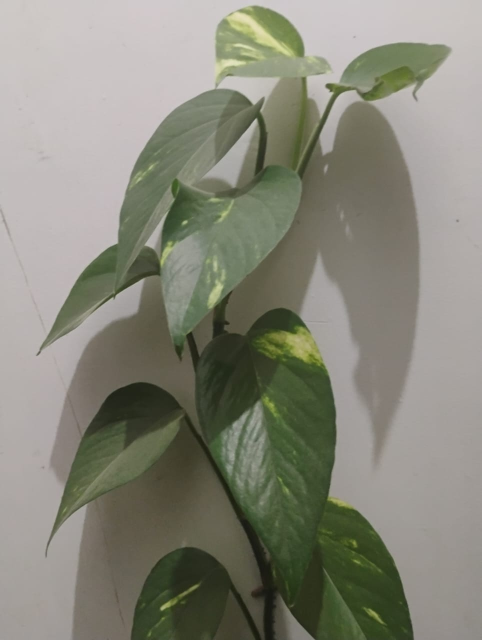
#> input picture real-photos/PHOTO-2026-06-30-19-21-39.jpg, 963 x 1280 px (shown at 1/2 size); its folder holds only this picture in this run
$ python -i explore.py   (imports and definitions only)
#> lines starting #> are read from the running program, lines starting #| are printed output that depends on the picture; after the words box and inside, x2 and y2 are one past the last pixel; in counts of white or black regions, pixels touching at a corner belong together
import os
import cv2
import numpy as np
from glob import glob
from PIL import Image
from pillow_heif import register_heif_opener

# [1 line not run here, left out]

def get_chroma_fft_peaks(img_path):
    try:
        img = Image.open(img_path).convert('RGB')
#> img is the input picture: PIL image 963x1280 RGB; mean R, G, B 134.8, 134.8, 121.6
    except Exception as e:
        return None

    img = img.resize((256, 256))
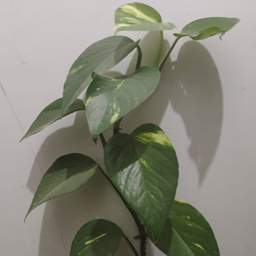
#> img: PIL image 256x256 RGB; mean R, G, B 134.8, 134.8, 121.6
    img = np.array(img)

    # Convert to YCrCb
    ycrcb = cv2.cvtColor(img, cv2.COLOR_RGB2YCrCb)
#> ycrcb: shape (256, 256, 3); mean of channels 0, 1, 2 133.3, 129.1, 121.4
    cr = ycrcb[:,:,1]
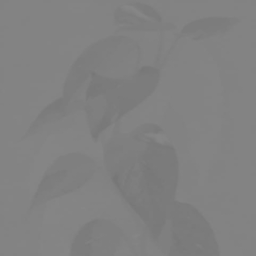
#> cr: shape (256, 256); min 118, max 134, mean 129.1
    cb = ycrcb[:,:,2]

    peaks = 0
    for channel in (cr, cb):
        f = np.fft.fft2(channel)
        fshift = np.fft.fftshift(f)
        mag = 20 * np.log(np.abs(fshift) + 1)

        h, w = mag.shape
        cy, cx = h // 2, w // 2
        cv2.circle(mag, (cx, cy), 20, 0, -1)

        peaks += np.sum(mag > (np.mean(mag) + 3*np.std(mag)))
#> this loop made 2 passes
#> (h, w, cy, cx, peaks) on passes 1 to 2: (256, 256, 128, 128, 48), (256, 256, 128, 128, 100)
#> pass 1, in get_chroma_fft_peaks, `mag = 20 * np.log(np.abs(fshift) + 1)`:
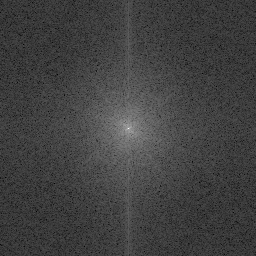
#> mag: shape (256, 256) float64; min 6.58, max 319, mean 86.7; drawn with min black and max white
#> pass 2, in get_chroma_fft_peaks, `mag = 20 * np.log(np.abs(fshift) + 1)`:
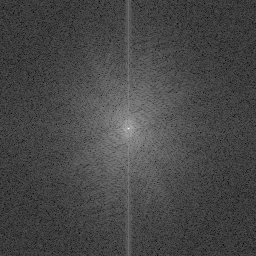
#> mag: shape (256, 256) float64; min 5.37, max 317.8, mean 93.1; drawn with min black and max white
#> after the loop:
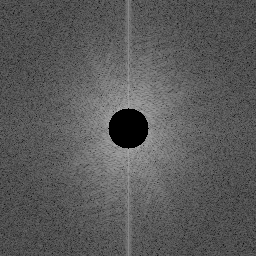
#> mag: shape (256, 256) float64; 1.92% of pixels changed, all inside (x1, y1, x2, y2) = (108, 108, 149, 149)
#> after the loop, peaks = 100

    return peaks

def main():
    real_paths = glob("Dataset/Real/*.*")
    screen_paths = glob("Dataset/Screen/*.*")

    real_peaks = []
    for p in real_paths:
        res = get_chroma_fft_peaks(p)
        if res is not None: real_peaks.append(res)

    screen_peaks = []
    for p in screen_paths:
        res = get_chroma_fft_peaks(p)
        if res is not None: screen_peaks.append(res)

    print("Real Peaks:", sorted(real_peaks))
    print("Screen Peaks:", sorted(screen_peaks))

    best_acc = 0
    best_thresh = 0
    for thresh in range(0, 100):
        # Predict screen if peaks > thresh
        correct_real = sum(1 for p in real_peaks if p <= thresh)
        correct_screen = sum(1 for p in screen_peaks if p > thresh)

        acc = (correct_real + correct_screen) / (len(real_peaks) + len(screen_peaks))
        if acc > best_acc:
            best_acc = acc
            best_thresh = thresh

    print(f"Chroma FFT Best Accuracy: {best_acc:.4f} at threshold {best_thresh}")

# [2 lines not run here, left out]

>>> result = get_chroma_fft_peaks('../real-photos/PHOTO-2026-06-30-19-21-39.jpg')
#> result = 100

$ run again, on real-photos/PHOTO-2026-06-30-19-21-41.jpg
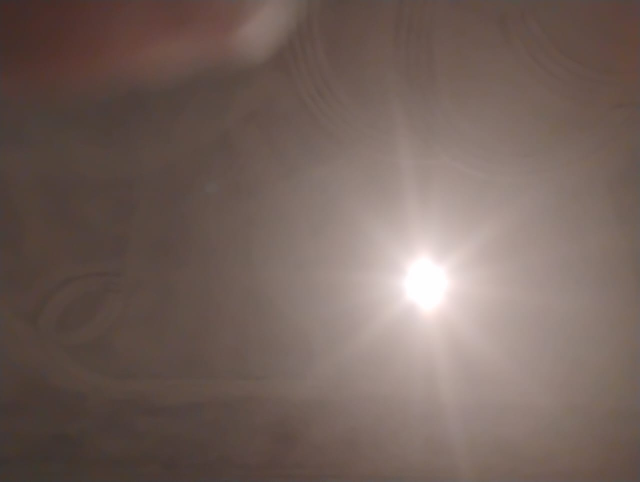
#> input picture real-photos/PHOTO-2026-06-30-19-21-41.jpg, 1280 x 963 px (shown at 1/2 size)
#> in get_chroma_fft_peaks, img is the input picture: PIL image 1280x963 RGB; mean R, G, B 116.3, 98.8, 92
#> img: PIL image 256x256 RGB
#> ycrcb: shape (256, 256, 3); mean of channels 0, 1, 2 103.2, 137.3, 121.7
#> the loop in get_chroma_fft_peaks, `for channel in (cr, cb):` made 2 passes
#> (h, w, cy, cx, peaks) on passes 1 to 2: (256, 256, 128, 128, 42), (256, 256, 128, 128, 46)
#> pass 1, in get_chroma_fft_peaks, `mag = 20 * np.log(np.abs(fshift) + 1)`:
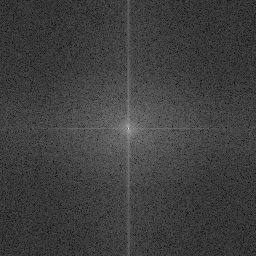
#> mag: shape (256, 256) float64; min 7.07, max 320.2, mean 85.3; drawn with min black and max white
#> after the loop in get_chroma_fft_peaks, `for channel in (cr, cb):`:
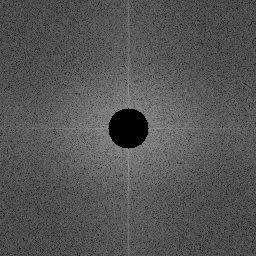
#> mag: shape (256, 256) float64; min 0, max 149.2, mean 85.6
#> after the loop in get_chroma_fft_peaks, `for channel in (cr, cb):`: peaks = 46

$ run again, on real-photos/PHOTO-2026-06-30-19-21-42.jpg
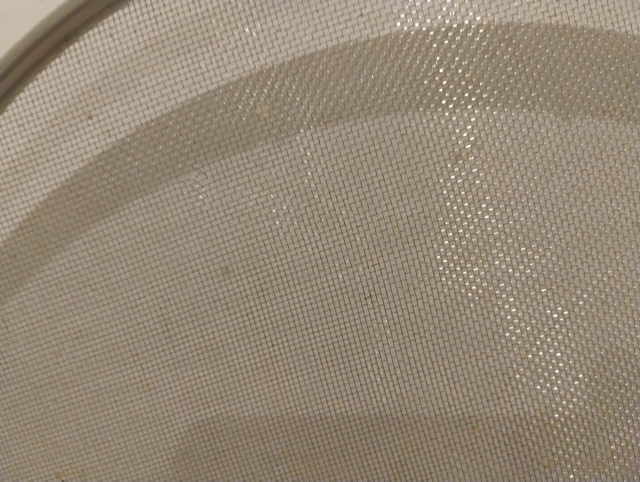
#> input picture real-photos/PHOTO-2026-06-30-19-21-42.jpg, 1280 x 963 px (shown at 1/2 size)
#> in get_chroma_fft_peaks, img is the input picture: PIL image 1280x963 RGB; mean R, G, B 148.4, 135.3, 117.7
#> img: PIL image 256x256 RGB
#> ycrcb: shape (256, 256, 3); mean of channels 0, 1, 2 137.2, 136.1, 116.9
#> the loop in get_chroma_fft_peaks, `for channel in (cr, cb):` made 2 passes
#> (h, w, cy, cx, peaks) on passes 1 to 2: (256, 256, 128, 128, 14), (256, 256, 128, 128, 16)
#> pass 1, in get_chroma_fft_peaks, `mag = 20 * np.log(np.abs(fshift) + 1)`:
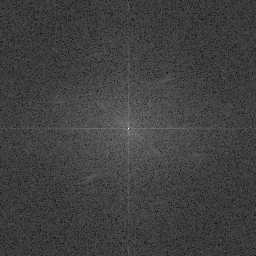
#> mag: shape (256, 256) float64; min 2.47, max 320.1, mean 82.7; drawn with min black and max white
#> after the loop in get_chroma_fft_peaks, `for channel in (cr, cb):`:
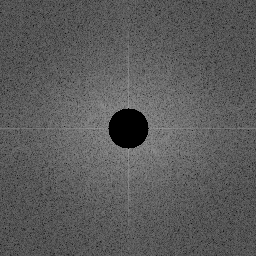
#> mag: shape (256, 256) float64; min 0, max 157.2, mean 90.9
#> after the loop in get_chroma_fft_peaks, `for channel in (cr, cb):`: peaks = 16

$ run again, on real-photos/PHOTO-2026-06-30-19-21-43.jpg
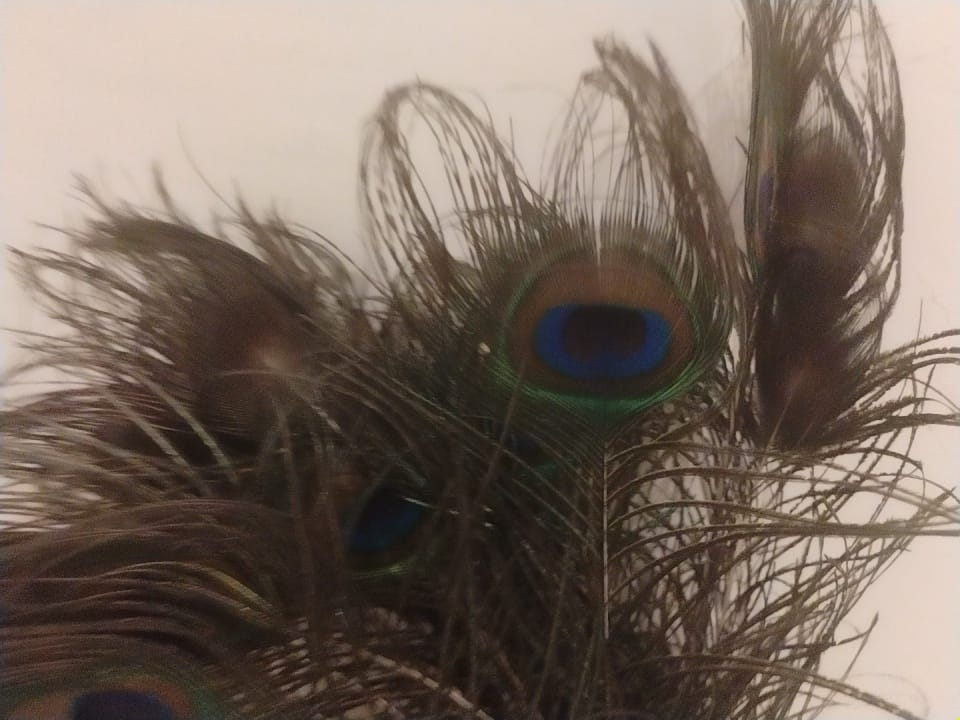
#> input picture real-photos/PHOTO-2026-06-30-19-21-43.jpg, 960 x 720 px
#> in get_chroma_fft_peaks, img is the input picture: PIL image 960x720 RGB; mean R, G, B 122.6, 108, 97.2
#> img: PIL image 256x256 RGB
#> ycrcb: shape (256, 256, 3); mean of channels 0, 1, 2 111.1, 136.2, 120.2
#> the loop in get_chroma_fft_peaks, `for channel in (cr, cb):` made 2 passes
#> (h, w, cy, cx, peaks) on passes 1 to 2: (256, 256, 128, 128, 88), (256, 256, 128, 128, 120)
#> pass 1, in get_chroma_fft_peaks, `mag = 20 * np.log(np.abs(fshift) + 1)`:
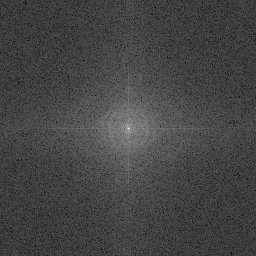
#> mag: shape (256, 256) float64; min 4.87, max 320.1, mean 90.7; drawn with min black and max white
#> after the loop in get_chroma_fft_peaks, `for channel in (cr, cb):`:
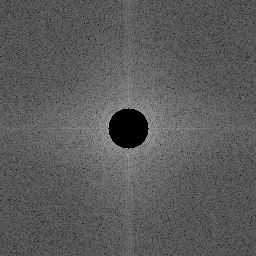
#> mag: shape (256, 256) float64; min 0, max 160.8, mean 91.4
#> after the loop in get_chroma_fft_peaks, `for channel in (cr, cb):`: peaks = 120
